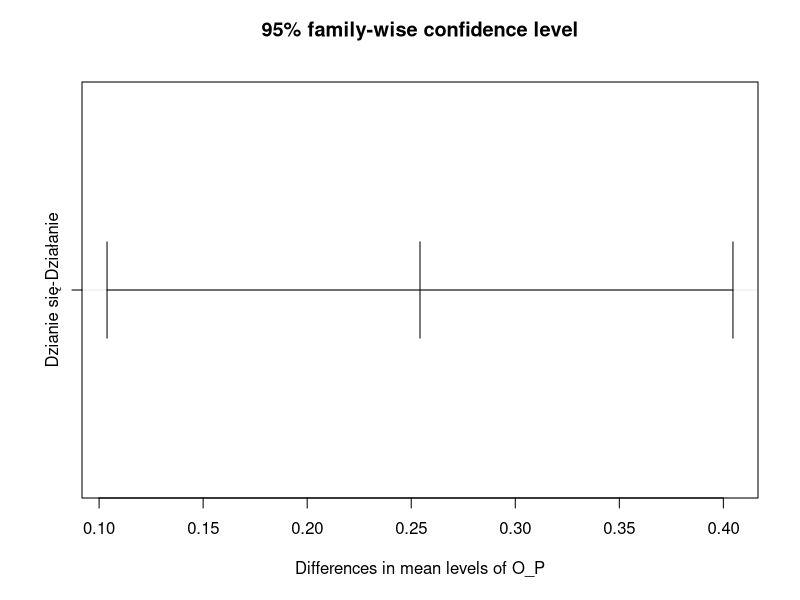

This figure's R source:
data <- read.csv("wyniki.csv")
require(car)
# KODOWANIE URWANIA RYNNY


n1 <- rowSums(cbind(data$PIERWSZE1.1.,
                    data$PIERWSZE2.2.,
                    data$PIERWSZE3.3.,
                    data$PIERWSZE4.4.,
                    data$PIERWSZE5.5.,
                    data$PIERWSZE6.6.,
                    data$PIERWSZE7.7.,
                    data$PIERWSZE8.8.,
                    data$PIERWSZE9.9.,
                    data$PIERWSZE10.10.,
                    data$PIERWSZE11.11.,
                    data$PIERWSZE12.12.), na.rm = TRUE)

data$URWANIE_RYNNY <- NA
data[which(data$LOSUJ <13),]$URWANIE_RYNNY <- n1[which(data$LOSUJ <13)]

# KODOWANIE KOPNIECIA PIŁKI

n2 <- rowSums(cbind(data$PIERWSZE13.13.,
                    data$PIERWSZE14.14.,
                    data$PIERWSZE15.15.,
                    data$PIERWSZE16.16.,
                    data$PIERWSZE17.17.,
                    data$PIERWSZE18.18.,
                    data$PIERWSZE19.19.,
                    data$PIERWSZE20.20.,
                    data$PIERWSZE21.21.,
                    data$PIERWSZE22.22.,
                    data$PIERWSZE23.23.,
                    data$PIERWSZE24.24.), na.rm = TRUE)

data$KOPNIECIE_PILKI <- NA
data[which(!data$LOSUJ<13),]$KOPNIECIE_PILKI <- n2[which(!data$LOSUJ<13)]

# KODOWANIE KONEWKI

n3 <- rowSums(cbind(data$DRUGIE1.1,
                    data$DRUGIE2.2,
                    data$DRUGIE3.3.,
                    data$DRUGIE13.13.,
                    data$DRUGIE14.14.,
                    data$DRUGIE15.15.), na.rm = TRUE)

data$SPADNIECIE_KONEWKI <- NA
data[which(data$LOSUJ %in% c(1,2,3,13,14,15)),]$SPADNIECIE_KONEWKI <- n3[which(data$LOSUJ %in% c(1,2,3,13,14,15))]


# KODOWANIE TRAWY I WIATRU

n4 <- rowSums(cbind(data$DRUGIE4.4,
                    data$DRUGIE5.5,
                    data$DRUGIE6.6.,
                    data$DRUGIE16.16.,
                    data$DRUGIE17.17.,
                    data$DRUGIE18.18.), na.rm = TRUE)

data$BRAK_TRAWY_LUB_WIATRU <- NA
data[which(data$LOSUJ %in% c(4,5,6,16,17,18)),]$BRAK_TRAWY_LUB_WIATRU <- n4[which(data$LOSUJ %in% c(4,5,6,16,17,18))]

# KODOWANIE MALINOWSKIEJ

n5 <- rowSums(cbind(data$DRUGIE7.7,
                    data$DRUGIE8.8,
                    data$DRUGIE9.9.,
                    data$DRUGIE19.19.,
                    data$DRUGIE20.20.,
                    data$DRUGIE21.21.), na.rm = TRUE)

data$ZLORZECZENIE_MALINOWSKIEJ <- NA
data[which(data$LOSUJ %in% c(7,8,9,19,20,21)),]$ZLORZECZENIE_MALINOWSKIEJ <- n5[which(data$LOSUJ %in% c(7,8,9,19,20,21))]

# KODOWANIE ROBOTNIKÓW I RUSZTOWANIA

n6 <- rowSums(cbind(data$DRUGIE10.10,
                    data$DRUGIE11.11,
                    data$DRUGIE12.12.), na.rm = TRUE)

data$ROBOTNICY_BRAK_RUSZTOWANIA <- NA
data[which(data$LOSUJ %in% c(10,11,12)),]$ROBOTNICY_BRAK_RUSZTOWANIA <- n6[which(data$LOSUJ %in% c(10,11,12))]


# KODOWANIE MIESZKAŃCÓW I TRAWY

n7 <- rowSums(cbind(data$DRUGIE22.22,
                    data$DRUGIE23.23,
                    data$DRUGIE24.24.), na.rm = TRUE)

data$MIESZKANCY_BRAK_TRAWY <- NA
data[which(data$LOSUJ %in% c(22,23,24)),]$MIESZKANCY_BRAK_TRAWY <- n7[which(data$LOSUJ %in% c(22,23,24))]


# KODOWANIE ODPOWIEDZIALNOSCI DOZORCY

dozorcaa <- cbind(as.character(data$CZWARTE2),
                  as.character(data$CZWARTE3),
                  as.character(data$CZWARTE5),
                  as.character(data$CZWARTE6),
                  as.character(data$CZWARTE8),
                  as.character(data$CZWARTE9),
                  as.character(data$CZWARTE11),
                  as.character(data$CZWARTE12),
                  as.character(data$CZWARTE14),
                  as.character(data$CZWARTE15),
                  as.character(data$CZWARTE17),
                  as.character(data$CZWARTE18),
                  as.character(data$CZWARTE20),
                  as.character(data$CZWARTE21),
                  as.character(data$CZWARTE23),
                  as.character(data$CZWARTE24)
)
dozorcab <- character(nrow(data))

for(n in 1:nrow(data)) {
  for(x in 1:16)
    if(dozorcaa[n,x] != "") {
      dozorcab[n] <- dozorcaa[n,x]
    } 
}

data$ODPOWIEDZIALNOSC_DOZORCY <- as.factor(dozorcab)

# KODOWANIE ODPOWIEDZIALNOSCI MALINOWSKIEJ

malinowskaa <- cbind(as.character(data$TRZECIE8),
                     as.character(data$TRZECIE9),
                     as.character(data$PIATE20),
                     as.character(data$PIATE21))

malinowskab <- character(nrow(data))

for(n in 1:nrow(data)) {
  for(x in 1:4)
    if(malinowskaa[n,x] != "") {
      malinowskab[n] <- malinowskaa[n,x]
    } 
}

data$ODPOWIEDZIALNOSC_MALINOWSKIEJ <- as.factor(malinowskab)

# KODOWANIE ODPOWIEDZIALNOSCI ROBOTNIKÓW

robotnicya <- cbind(as.character(data$TRZECIE11),
                    as.character(data$TRZECIE12))

robotnicyb <- character(nrow(data))

for(n in 1:nrow(data)) {
  for(x in 1:2)
    if(robotnicya[n,x] != "") {
      robotnicyb[n] <- robotnicya[n,x]
    } 
}

data$ODPOWIEDZIALNOSC_ROBOTNIKÓW <- as.factor(robotnicyb)

# KODOWANIE ODPOWIEDZIALNOSCI CHŁOPCA

chlopieca <- cbind(as.character(data$TRZECIE14),
                   as.character(data$TRZECIE15),
                   as.character(data$TRZECIE17),
                   as.character(data$TRZECIE18),
                   as.character(data$TRZECIE20),
                   as.character(data$TRZECIE21),
                   as.character(data$TRZECIE23),
                   as.character(data$TRZECIE24))


chlopiecb <- character(nrow(data))

for(n in 1:nrow(data)) {
  for(x in 1:8)
    if(chlopieca[n,x] != "") {
      chlopiecb[n] <- chlopieca[n,x]
    } 
}

data$ODPOWIEDZIALNOSC_CHLOPCA <- as.factor(chlopiecb)


# KODOWANIE ODPOWIEDZIALNOSCI MIESZKAŃCÓW

mieszkancya <- cbind(as.character(data$PIATE23),
                     as.character(data$PIATE24))

mieszkancyb <- character(nrow(data))

for(n in 1:nrow(data)) {
  for(x in 1:2)
    if(mieszkancya[n,x] != "") {
      mieszkancyb[n] <- mieszkancya[n,x]
    } 
}

data$ODPOWIEDZIALNOSC_MIESZKANCOW <- as.factor(mieszkancyb)


#KODOWANIE PIERWSZOSCI I DRUGOŚCI PYTAŃ

data$PYTANIE_PIERWSZE <- rowSums(cbind(data$URWANIE_RYNNY, data$KOPNIECIE_PILKI), na.rm = TRUE)
data$PYTANIE_DRUGIE <- rowSums(cbind(data$SPADNIECIE_KONEWKI, data$ZLORZECZENIE_MALINOWSKIEJ, data$ROBOTNICY_BRAK_RUSZTOWANIA,
                                     data$MIESZKANCY_BRAK_TRAWY, data$BRAK_TRAWY_LUB_WIATRU), na.rm = TRUE)

# KOSMETYKA
data$SKUTEK <-character(nrow(data))
data[which(data$LOSUJ %in% c(1,4,7,10,13,16,19,22)),]$SKUTEK <- "Neutralny"
data[which(data$LOSUJ %in% c(2,5,8,11,14,17,20,23)),]$SKUTEK <- "Pozytywny"
data[which(data$LOSUJ %in% c(3,6,9,12,15,18,21,24)),]$SKUTEK <- "Negatywny"

data$PIERWSZE_OGNIWO <-character(nrow(data))
data[which(data$LOSUJ < 13),]$PIERWSZE_OGNIWO <- "Dzianie się"
data[which(data$LOSUJ > 12),]$PIERWSZE_OGNIWO <- "Działanie"

data$DRUGIE_OGNIWO <-character(nrow(data))
data[which(data$LOSUJ %in% c(1:6, 13:18)),]$DRUGIE_OGNIWO <- "Dzianie się"
data[which(!data$LOSUJ %in% c(1:6, 13:18)),]$DRUGIE_OGNIWO <- "Działanie"

data$ZMIANA_CZY_BRAK <-character(nrow(data))
data[which(data$LOSUJ %in% c(1:3, 7:9, 13:15, 19:21)),]$ZMIANA_CZY_BRAK <- "Zmiana"
data[which(!data$LOSUJ %in% c(1:3, 7:9, 13:15, 19:21)),]$ZMIANA_CZY_BRAK <- "Brak zmiany"

## KODY KRÓTKIE
data$P_P <- data$PYTANIE_PIERWSZE
data$P_D <- data$PYTANIE_DRUGIE
data$O_P <- data$PIERWSZE_OGNIWO
data$O_D <- data$DRUGIE_OGNIWO
data$S_M <- data$SKUTEK
data$Z <- data$ZMIANA_CZY_BRAK

## ANOVA

model_p1 <- glm(P_P ~ (O_P*O_D*Z*S_M), data=data, contrasts = c("contr.sum"))
model_p2 <- glm(P_D ~ (O_P*O_D*Z*S_M), data=data, contrasts = c("contr.sum"))

a_model_p1 <- aov(model_p1)
a_model_p2 <- aov(model_p2)
Anova(model_p1, type =2)
Anova(model_p2, type =2)

TukeyHSD(a_model_p1, "O_P")
plot(TukeyHSD(a_model_p1, "O_P"))
